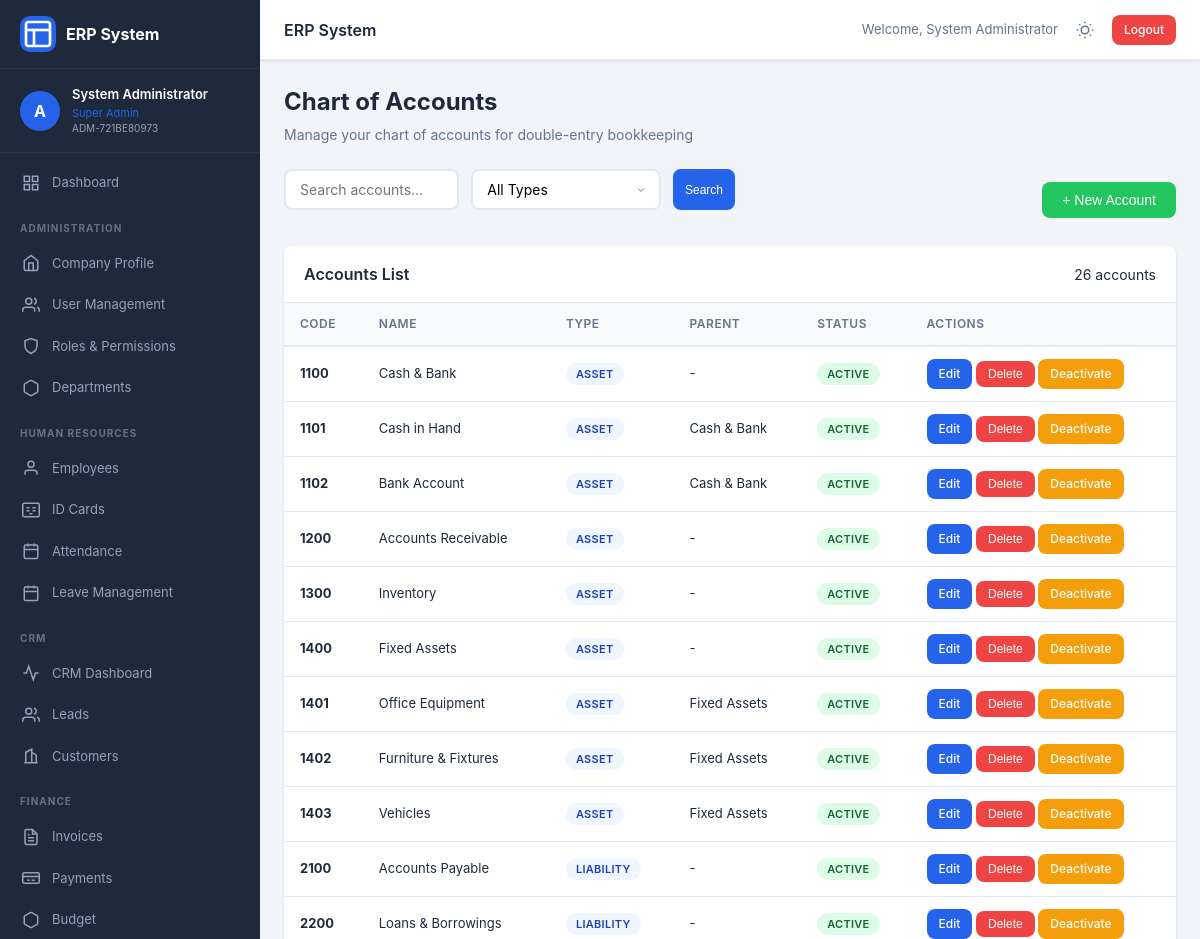
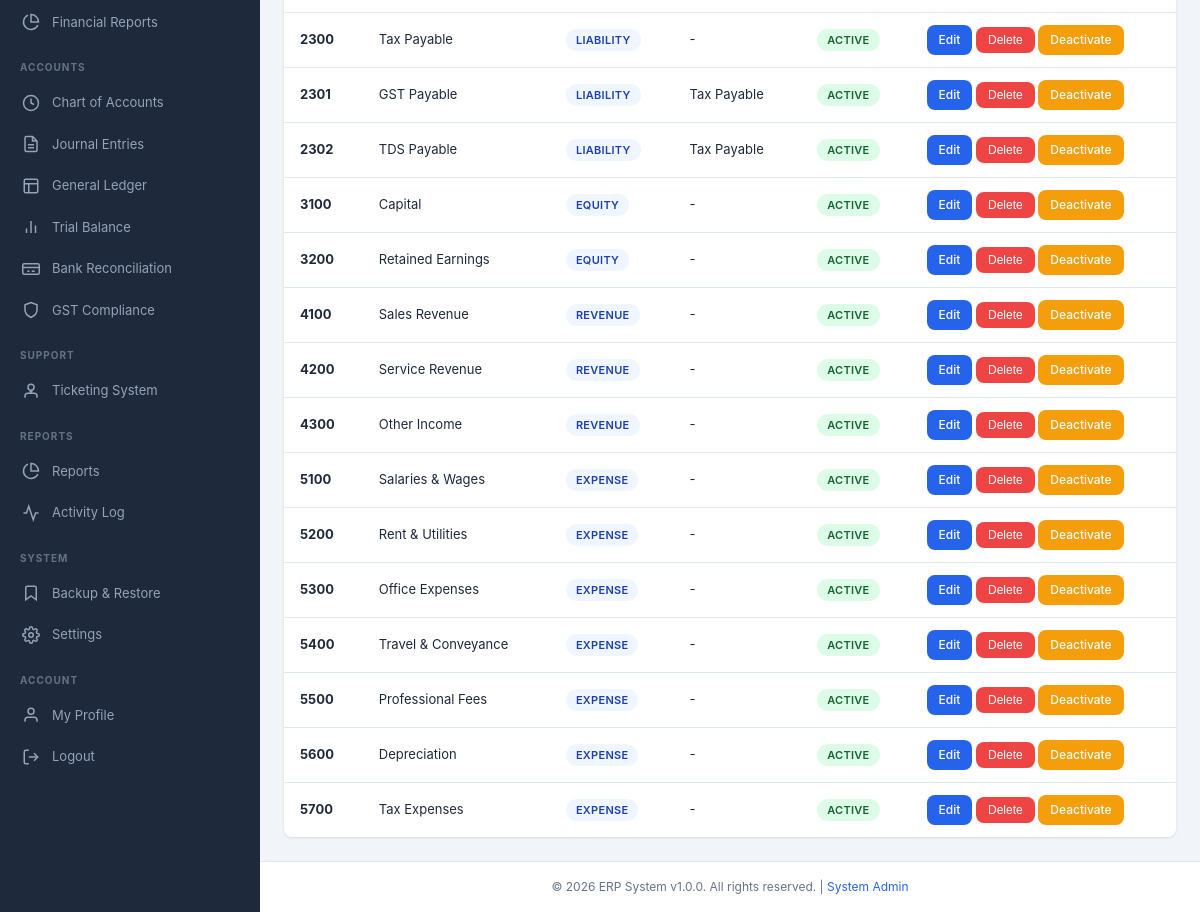
/modules/accounts/chart_of_accounts.php (signed in), run on the app's committed database (2 pictures, top to bottom).
### tables this page shows
CREATE TABLE users (
                id INTEGER PRIMARY KEY AUTOINCREMENT,
                username TEXT UNIQUE NOT NULL,
                password_hash TEXT NOT NULL,
                employee_code TEXT UNIQUE NOT NULL,
                email TEXT,
                phone TEXT,
                role_id INTEGER,
                is_active INTEGER DEFAULT 1,
                login_attempts INTEGER DEFAULT 0,
                locked_until TEXT,
                last_login TEXT,
                created_at TEXT DEFAULT (datetime('now','localtime')),
                updated_at TEXT DEFAULT (datetime('now','localtime')),
                FOREIGN KEY (role_id) REFERENCES roles(id)
            );

CREATE TABLE employees (
                id INTEGER PRIMARY KEY AUTOINCREMENT,
                user_id INTEGER UNIQUE,
                employee_code TEXT UNIQUE NOT NULL,
                first_name TEXT NOT NULL,
                last_name TEXT NOT NULL,
                middle_name TEXT,
                date_of_birth TEXT,
                gender TEXT,
                marital_status TEXT,
                blood_group TEXT,
                nationality TEXT DEFAULT 'Indian',
                religion TEXT,
                department TEXT,
                designation TEXT,
                date_of_joining TEXT,
                employment_type TEXT,
                work_location TEXT,
                reporting_to TEXT,
                shift_timing TEXT,
                weekly_off TEXT,
                aadhar_number_encrypted TEXT,
                aadhar_photo TEXT,
                pan_number_encrypted TEXT,
                pan_photo TEXT,
                passport_photo TEXT,
                phone_number TEXT,
                alternate_phone TEXT,
                personal_email TEXT,
                official_email TEXT,
                emergency_contact_name TEXT,
                emergency_contact_phone TEXT,
                emergency_contact_relation TEXT,
                address_aadhar TEXT,
                address_permanent TEXT,
                address_current TEXT,
                city TEXT,
                state TEXT,
                pincode TEXT,
                highest_education TEXT,
                university TEXT,
                year_of_passing TEXT,
                previous_company TEXT,
                previous_designation TEXT,
                years_of_experience TEXT,
                skills TEXT,
                bank_name TEXT,
                bank_account_number_encrypted TEXT,
                ifsc_code TEXT,
                bank_branch TEXT,
                uan_number_encrypted TEXT,
                esic_number_encrypted TEXT,
                is_active INTEGER DEFAULT 1,
                created_at TEXT DEFAULT (datetime('now','localtime')),
                updated_at TEXT DEFAULT (datetime('now','localtime')),
                FOREIGN KEY (user_id) REFERENCES users(id)
            );

CREATE TABLE roles (
                id INTEGER PRIMARY KEY AUTOINCREMENT,
                role_name TEXT UNIQUE NOT NULL,
                role_description TEXT,
                permissions TEXT,
                is_system INTEGER DEFAULT 0,
                created_at TEXT DEFAULT (datetime('now','localtime')),
                updated_at TEXT DEFAULT (datetime('now','localtime'))
            );

CREATE TABLE chart_of_accounts (
                id INTEGER PRIMARY KEY AUTOINCREMENT,
                account_code TEXT UNIQUE NOT NULL,
                account_name TEXT NOT NULL,
                account_type TEXT NOT NULL,
                parent_code TEXT,
                is_active INTEGER DEFAULT 1,
                description TEXT,
                created_at TEXT DEFAULT (datetime('now','localtime'))
            );

### modules/accounts/chart_of_accounts.php (the view, shortened to what the rows shown need)
<?php
require_once __DIR__ . '/../../init.php';
require_once __DIR__ . '/../../includes/header.php';
$where = "WHERE 1=1";
$accounts = $db->fetchAll("SELECT * FROM chart_of_accounts $where ORDER BY account_code");
$parentAccounts = $db->fetchAll("SELECT * FROM chart_of_accounts WHERE parent_code IS NULL ORDER BY account_code");
?>
<div class="page-header">
    <h1 class="page-title">Chart of Accounts</h1>
</div>
<div class="card">
    <div class="card-body p-0">
        <table class="table">
            <thead><tr><th>Code</th><th>Name</th><th>Type</th><th>Parent</th><th>Status</th><th>Actions</th></tr></thead>
            <tbody>
                <?php foreach ($accounts as $a): ?>
                <?php $parent = $a['parent_code'] ? $db->fetchOne("SELECT account_name FROM chart_of_accounts WHERE account_code = ?", [$a['parent_code']]) : null; ?>
                <tr>
                    <td><strong><?= htmlspecialchars($a['account_code']) ?></strong></td>
                    <td><?= htmlspecialchars($a['account_name']) ?></td>
                    <td><span class="badge bg-info"><?= htmlspecialchars($a['account_type']) ?></span></td>
                    <td><?= $parent ? htmlspecialchars($parent['account_name']) : '-' ?></td>
                    <td><?= $a['is_active'] ? '<span class="badge bg-success">Active</span>' : '<span class="badge bg-danger">Inactive</span>' ?></td>
                    <td>
                        <?php if (hasPermission('chart_of_accounts', 'edit')): ?>
                        <a href="javascript:void(0)" class="btn btn-sm btn-primary" onclick="editAccount(<?= $a['id'] ?>)">Edit</a>
                        <?php endif; ?>
                        <?php if (hasPermission('chart_of_accounts', 'delete')): ?>
                        <form method="POST" style="display:inline" onsubmit="return confirm('Delete this account?')">
                            <button class="btn btn-sm btn-danger">Delete</button>
                        </form>
                        <?php endif; ?>
                        <a href="javascript:void(0)" onclick="toggleStatus(<?= $a['id'] ?>)" class="btn btn-sm btn-<?= $a['is_active'] ? 'warning' : 'success' ?>"><?= $a['is_active'] ? 'Deactivate' : 'Activate' ?></a>
                    </td>
                </tr>
                <?php endforeach; ?>
            </tbody>
        </table>
    </div>
</div>
<?php require_once __DIR__ . '/../../includes/footer.php'; ?>

### includes/header.php (shortened to what the rows shown need)
<?php
require_once __DIR__ . '/../init.php';
$currentUser = getCurrentUser();
?>
<!DOCTYPE html>
<html lang="en" data-theme="">
<head>
    <link rel="stylesheet" href="/assets/css/style.css">
</head>
<body>
    <div class="app-container">
        <nav class="sidebar" id="sidebar">
            <div class="sidebar-user">
                <div class="user-avatar">
                    <?= strtoupper(substr($currentUser['username'] ?? 'U', 0, 1)) ?>
                </div>
                <div class="user-info">
                    <span class="user-name"><?= getEmployeeName() ?></span>
                    <span class="user-role"><?= $currentUser['role_name'] ?? '' ?></span>
                    <span class="user-code"><?= $currentUser['employee_code'] ?? '' ?></span>
                </div>
            </div>
        </nav>
        <main class="main-content">
            <header class="top-bar">
                <div class="top-bar-right">
                    <span class="user-greeting">Welcome, <?= getEmployeeName() ?></span>
                    <button class="theme-toggle" id="themeToggle" onclick="toggleTheme()" title="Toggle Dark Mode">
                    </button>
                    <a href="/dashboard.php?logout=1" class="btn btn-sm btn-danger" onclick="return confirm('Logout?')">Logout</a>
                </div>
            </header>
            <div class="content-wrapper">

### data on the page
users: username "A", role.role_name "Super Admin", employee_code "ADM-721BE80973"
employees: getEmployeeName() "System Administrator"
chart_of_accounts: account_code "1100", account_name "Cash & Bank", account_type "ASSET", is_active "ACTIVE"
chart_of_accounts: account_code "1101", account_name "Cash in Hand", account_type "ASSET", chart_of_accounts.account_name "Cash & Bank", is_active "ACTIVE"
chart_of_accounts: account_code "1102", account_name "Bank Account", account_type "ASSET", chart_of_accounts.account_name "Cash & Bank", is_active "ACTIVE"
chart_of_accounts: account_code "1200", account_name "Accounts Receivable", account_type "ASSET", is_active "ACTIVE"
chart_of_accounts: account_code "1300", account_name "Inventory", account_type "ASSET", is_active "ACTIVE"
chart_of_accounts: account_code "1400", account_name "Fixed Assets", account_type "ASSET", is_active "ACTIVE"
chart_of_accounts: account_code "1401", account_name "Office Equipment", account_type "ASSET", chart_of_accounts.account_name "Fixed Assets", is_active "ACTIVE"
chart_of_accounts: account_code "1402", account_name "Furniture & Fixtures", account_type "ASSET", chart_of_accounts.account_name "Fixed Assets", is_active "ACTIVE"
chart_of_accounts: account_code "1403", account_name "Vehicles", account_type "ASSET", chart_of_accounts.account_name "Fixed Assets", is_active "ACTIVE"
chart_of_accounts: account_code "2100", account_name "Accounts Payable", account_type "LIABILITY", is_active "ACTIVE"
chart_of_accounts: account_code "2200", account_name "Loans & Borrowings", account_type "LIABILITY", is_active "ACTIVE"
chart_of_accounts: account_code "2300", account_name "Tax Payable", account_type "LIABILITY", is_active "ACTIVE"
chart_of_accounts: account_code "2301", account_name "GST Payable", account_type "LIABILITY", chart_of_accounts.account_name "Tax Payable", is_active "ACTIVE"
chart_of_accounts: account_code "2302", account_name "TDS Payable", account_type "LIABILITY", chart_of_accounts.account_name "Tax Payable", is_active "ACTIVE"
chart_of_accounts: account_code "3100", account_name "Capital", account_type "EQUITY", is_active "ACTIVE"
chart_of_accounts: account_code "3200", account_name "Retained Earnings", account_type "EQUITY", is_active "ACTIVE"
chart_of_accounts: account_code "4100", account_name "Sales Revenue", account_type "REVENUE", is_active "ACTIVE"
chart_of_accounts: account_code "4200", account_name "Service Revenue", account_type "REVENUE", is_active "ACTIVE"
chart_of_accounts: account_code "4300", account_name "Other Income", account_type "REVENUE", is_active "ACTIVE"
chart_of_accounts: account_code "5100", account_name "Salaries & Wages", account_type "EXPENSE", is_active "ACTIVE"
chart_of_accounts: account_code "5200", account_name "Rent & Utilities", account_type "EXPENSE", is_active "ACTIVE"
chart_of_accounts: account_code "5300", account_name "Office Expenses", account_type "EXPENSE", is_active "ACTIVE"
chart_of_accounts: account_code "5400", account_name "Travel & Conveyance", account_type "EXPENSE", is_active "ACTIVE"
chart_of_accounts: account_code "5500", account_name "Professional Fees", account_type "EXPENSE", is_active "ACTIVE"
chart_of_accounts: account_code "5600", account_name "Depreciation", account_type "EXPENSE", is_active "ACTIVE"
chart_of_accounts: account_code "5700", account_name "Tax Expenses", account_type "EXPENSE", is_active "ACTIVE"

### other printed values
APP_NAME "ERP System"
count($accounts) "26"
APP_VERSION "1.0.0"
